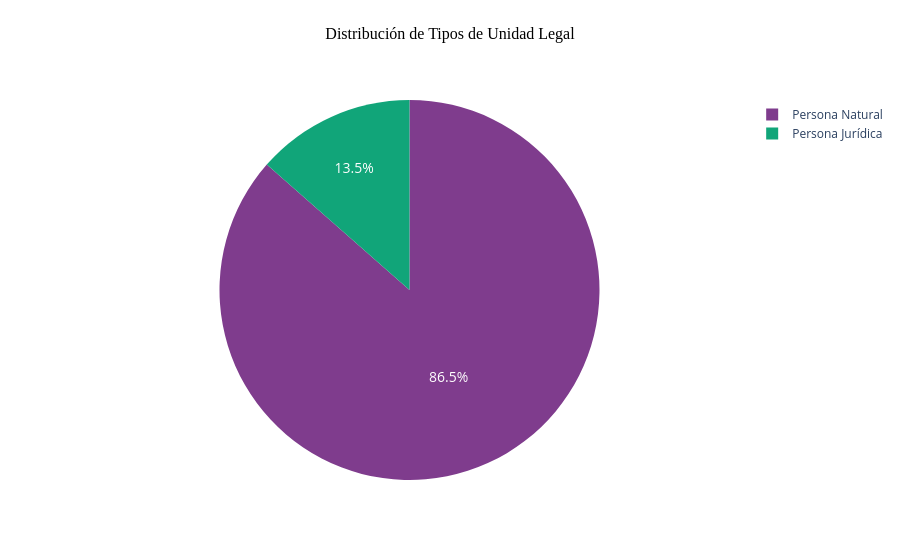

The notebook cell saved with this chart:
### Code cell
data = processed_inec['unidad_legal_tipo'].value_counts().reset_index()
data.columns = ['unidad_legal_tipo', 'counts']

fig = px.pie(data, values='counts', names='unidad_legal_tipo', title='Distribución de Tipos de Unidad Legal',
             color_discrete_sequence=px.colors.qualitative.Bold)

# Personalizar el título
fig.update_layout(
    title={
        'text': 'Distribución de Tipos de Unidad Legal',
        'y':0.95,
        'x':0.5,
        'xanchor': 'center',
        'yanchor': 'top',
        'font': {'size': 16, 'color': 'black', 'family': 'Arial Black'}
    },
)

# Personalizar los nombres
fig.update_traces(textfont_size=14)

fig.show()

### Figure 1 — Plotly figure (JSON) as saved in the notebook; plotly's stock layout.template omitted (floating-point values rounded to 4 significant figures)
{"data": [{"domain": {"x": [0, 1], "y": [0, 1]}, "hovertemplate": "unidad_legal_tipo=%{label}<br>counts=%{value}<extra></extra>", "labels": ["Persona Natural", "Persona Jurídica"], "legendgroup": "", "name": "", "showlegend": true, "textfont": {"size": 14}, "type": "pie", "values": [1077614, 168548]}], "layout": {"legend": {"tracegroupgap": 0}, "piecolorway": ["rgb(127, 60, 141)", "rgb(17, 165, 121)", "rgb(57, 105, 172)", "rgb(242, 183, 1)", "rgb(231, 63, 116)", "rgb(128, 186, 90)", "rgb(230, 131, 16)", "rgb(0, 134, 149)", "rgb(207, 28, 144)", "rgb(249, 123, 114)", "rgb(165, 170, 153)"], "title": {"font": {"color": "black", "family": "Arial Black", "size": 16}, "text": "Distribución de Tipos de Unidad Legal", "x": 0.5, "xanchor": "center", "y": 0.95, "yanchor": "top"}}}
